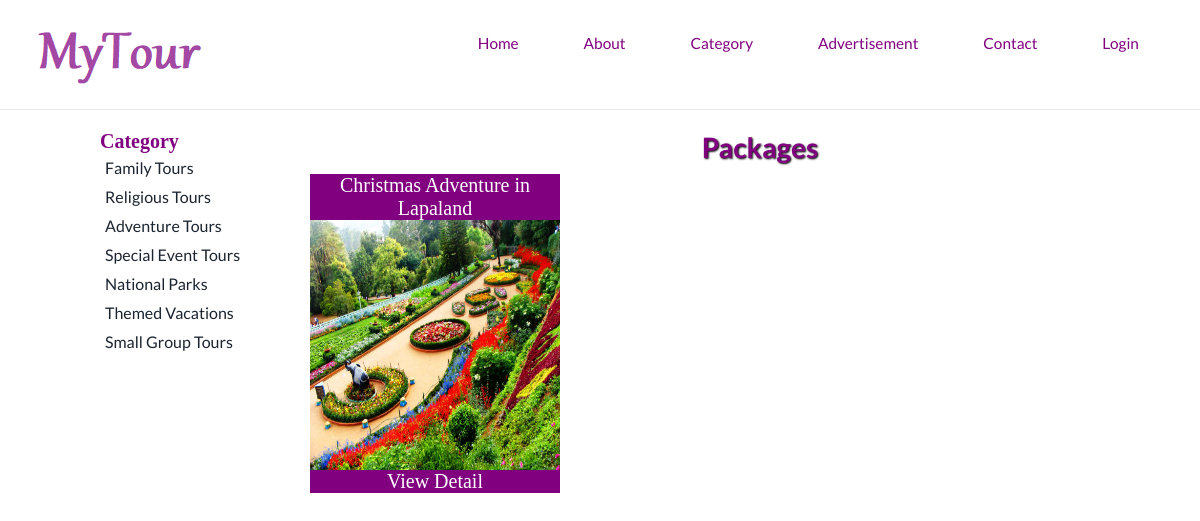
Page /package.php?subcatid=1 on the committed database.
### tables this page shows
CREATE TABLE IF NOT EXISTS `category` (
  `Cat_id` int(100) NOT NULL AUTO_INCREMENT,
  `Cat_name` varchar(2000) NOT NULL,
  PRIMARY KEY (`Cat_id`)
);

CREATE TABLE IF NOT EXISTS `package` (
  `Packid` int(200) NOT NULL AUTO_INCREMENT,
  `Packname` varchar(1000) NOT NULL,
  `Category` int(200) NOT NULL,
  `Subcategory` int(200) NOT NULL,
  `Packprice` int(200) NOT NULL,
  `Pic1` varchar(8000) NOT NULL,
  `Pic2` varchar(8000) NOT NULL,
  `Pic3` varchar(8000) NOT NULL,
  `Detail` varchar(8000) NOT NULL,
  PRIMARY KEY (`Packid`)
);

### package.php (the view, shortened to what this page needs)
<?php include('head.php') ?>
<?php include('Menu.php') ?>
<?php include('Connection.php') ?>
<div style="height:50px"></div>
<div style="width:1000px; margin:auto" >
<div style="width:200px; float:left">
<table cellpadding="0" cellspacing="0" width="1000px">
<tr><td style="font-family:Lucida Calligraphy; font-size:20px; color:purple;"><b>Category</b></td></tr>
<?php
$s="select * from category";
$result=mysqli_query($cn,$s);
while($data=mysqli_fetch_array($result))
{
echo "<tr><td style=' padding:5px;'><a href='subcat.php?catid=$data[0]'>$data[1]</a></td></tr>";
}
?>
</table>
</div>
<div style="width:800px; float:left">
<table cellpadding="0px" cellspacing="0" width="1000px">
<tr><td class="headingText">Packages</td></tr>
<tr><td class="paraText" width="900px">
<table cellpadding="0" cellspacing="0" width="900px">
<?php
$s="select * from package where package.subcategory='" . $_GET["subcatid"] ."'";
$result=mysqli_query($cn,$s);
$n=0;
while($data=mysqli_fetch_array($result))
{
	if($n%3==0)
	{
	?>
<tr>
<?php
	}?>
<td>
<table border="0" width="100px">
<tr><td align="center" style="background-color:purple; font-size:20px; font-family:Lucida Calligraphy; color:#FFF"><?php echo $data[1]; ?></td></tr>
<tr><td class="image"><img src="Admin/packimages/<?php echo $data[5];?>" width="250px" height="250px" /></td></tr>
<tr><td align="center" style="background-color:purple; font-size:20px; font-family:Lucida Calligraphy; color:#09F"><a href="detail.php?pid=<?php echo $data[0];   ?>"><font color="#FFFFFF">View Detail</font></a></td></tr>
</table>
</td>
<?php
$n=$n+1;
}
?>
</table>
</td></tr></table>
</div>
</div>

### head.php (shortened to what this page needs)
<head>
<link href="css/bootstrap.css" rel='stylesheet' type='text/css'/>
<link href="css/style.css" rel="stylesheet" type="text/css" media="all"/>
<link href="css/animate.css" rel="stylesheet" type="text/css" media="all">
</head>

### Menu.php (shortened to what this page needs)
<div class="header-top">
  <div class="container">
	 <div class="top-nav">
				<div class="logo">
				<a href="#"><img src="images/logop.png" id="section-1" class="img-responsive" alt=""/></a>
				</div>
				<div class="menu dropdown-content">
				<ul id="nav">
					 <li><a href="index.php">Home</a></li>
					 <li><a href="About.php">About</a></li>
					 <li><a href="category.php">Category</a></li>
					 <li><a href="Add.php">Advertisement</a></li>
					 <li><a href="Contact.php">Contact</a></li>
					 <li><a href="Admin/loginform.php">Login</a></li>
				 </ul>
				 </div>
	 </div>
	  <div class="clearfix"> </div>
 </div>
</div>

### Connection.php (shortened to what this page needs)
<!DOCTYPE html PUBLIC "-//W3C//DTD XHTML 1.0 Transitional//EN" "http://www.w3.org/TR/xhtml1/DTD/xhtml1-transitional.dtd">
<html xmlns="http://www.w3.org/1999/xhtml">
<head>
</head>
<body>
</body>
</html>

### css/style.css (style rules this page uses)
.headingText { font-size:28px; color:purple; margin:5px; font-weight:bold; text-shadow:1px 1px 2px black;; text-align:center; }
.paraText { line-height:25px; padding:10px; text-align:justify; }
.image { border:#03F; border:thick:#9C0; }
body { margin:0; padding:0; font-family: 'Lato', sans-serif; -webkit-appearance:none; }
body a { transition:0.5s all; -webkit-transition:0.5s all; -moz-transition:0.5s all; -o-transition:0.5s all; -ms-transition:0.5s all; }
ul { margin:0; padding:0; }
.header-top { background:#fff; min-height:32px; padding:1.5em 0; position: fixed; z-index: 9999; width: 100%; clear: both; border-bottom:1px solid rgba(128, 128, 128, 0.17); }
.logo { float:left; }
.top-nav ul { float:right; margin:0.3em 0 0 0; }
.top-nav ul li { display:inline-block; margin: 0 0.5em; }
.top-nav ul li a { color:purple; text-decoration:none; padding:0.4em 1.5em; display:block; border:1px solid #fff; font-size:1.1em; font-weight:400; }
.container:after { content: "\0020"; display: block; height: 0; clear: both; visibility: hidden; }
.clearfix:before, .clearfix:after, .row:before, .row:after { content: '\0020'; display: block; overflow: hidden; visibility: hidden; width: 0; height: 0; }
.row:after, .clearfix:after { clear: both; }
.row, .clearfix { zoom: 1; }

### rows in the picture
category: Cat_name "Family Tours"
category: Cat_name "Religious Tours"
category: Cat_name "Adventure Tours"
category: Cat_name "Special Event Tours"
category: Cat_name "National Parks"
category: Cat_name "Themed Vacations"
category: Cat_name "Small Group Tours"
package: Packname "Christmas Adventure in Lapaland", Pic1 (picture)
